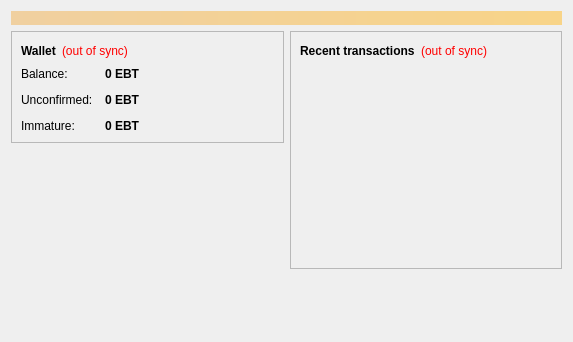
<?xml version="1.0" encoding="UTF-8"?>
<ui version="4.0">
 <class>OverviewPage</class>
 <widget class="QWidget" name="OverviewPage">
  <property name="geometry">
   <rect>
    <x>0</x>
    <y>0</y>
    <width>573</width>
    <height>342</height>
   </rect>
  </property>
  <property name="windowTitle">
   <string>Form</string>
  </property>
  <layout class="QVBoxLayout" name="topLayout">
   <item>
    <widget class="QLabel" name="labelAlerts">
     <property name="visible">
      <bool>false</bool>
     </property>
     <property name="styleSheet">
      <string notr="true">background-color: qlineargradient(x1: 0, y1: 0, x2: 1, y2: 0, stop:0 #F0D0A0, stop:1 #F8D488); color:#000000;</string>
     </property>
     <property name="wordWrap">
      <bool>true</bool>
     </property>
     <property name="margin">
      <number>3</number>
     </property>
    </widget>
   </item>
   <item>
    <layout class="QHBoxLayout" name="horizontalLayout" stretch="1,1">
     <item>
      <layout class="QVBoxLayout" name="verticalLayout_2">
       <item>
        <widget class="QFrame" name="frame">
         <property name="frameShape">
          <enum>QFrame::StyledPanel</enum>
         </property>
         <property name="frameShadow">
          <enum>QFrame::Raised</enum>
         </property>
         <layout class="QVBoxLayout" name="verticalLayout_4">
          <item>
           <layout class="QHBoxLayout" name="horizontalLayout_4">
            <item>
             <widget class="QLabel" name="label_5">
              <property name="font">
               <font>
                <weight>75</weight>
                <bold>true</bold>
               </font>
              </property>
              <property name="text">
               <string>Wallet</string>
              </property>
             </widget>
            </item>
            <item>
             <widget class="QLabel" name="labelWalletStatus">
              <property name="toolTip">
               <string>The displayed information may be out of date. Your wallet automatically synchronizes with the EBITCOINTREE network after a connection is established, but this process has not completed yet.</string>
              </property>
              <property name="styleSheet">
               <string notr="true">QLabel { color: red; }</string>
              </property>
              <property name="text">
               <string notr="true">(out of sync)</string>
              </property>
              <property name="alignment">
               <set>Qt::AlignLeading|Qt::AlignLeft|Qt::AlignVCenter</set>
              </property>
             </widget>
            </item>
            <item>
             <spacer name="horizontalSpacer_2">
              <property name="orientation">
               <enum>Qt::Horizontal</enum>
              </property>
              <property name="sizeHint" stdset="0">
               <size>
                <width>40</width>
                <height>20</height>
               </size>
              </property>
             </spacer>
            </item>
           </layout>
          </item>
          <item>
           <layout class="QFormLayout" name="formLayout_2">
            <property name="fieldGrowthPolicy">
             <enum>QFormLayout::AllNonFixedFieldsGrow</enum>
            </property>
            <property name="horizontalSpacing">
             <number>12</number>
            </property>
            <property name="verticalSpacing">
             <number>12</number>
            </property>
            <item row="0" column="0">
             <widget class="QLabel" name="label">
              <property name="text">
               <string>Balance:</string>
              </property>
             </widget>
            </item>
            <item row="0" column="1">
             <widget class="QLabel" name="labelBalance">
              <property name="font">
               <font>
                <weight>75</weight>
                <bold>true</bold>
               </font>
              </property>
              <property name="cursor">
               <cursorShape>IBeamCursor</cursorShape>
              </property>
              <property name="toolTip">
               <string>Your current balance</string>
              </property>
              <property name="text">
               <string notr="true">0 EBT</string>
              </property>
              <property name="textInteractionFlags">
               <set>Qt::LinksAccessibleByMouse|Qt::TextSelectableByKeyboard|Qt::TextSelectableByMouse</set>
              </property>
             </widget>
            </item>
            <item row="1" column="0">
             <widget class="QLabel" name="label_3">
              <property name="text">
               <string>Unconfirmed:</string>
              </property>
             </widget>
            </item>
            <item row="1" column="1">
             <widget class="QLabel" name="labelUnconfirmed">
              <property name="font">
               <font>
                <weight>75</weight>
                <bold>true</bold>
               </font>
              </property>
              <property name="cursor">
               <cursorShape>IBeamCursor</cursorShape>
              </property>
              <property name="toolTip">
               <string>Total of transactions that have yet to be confirmed, and do not yet count toward the current balance</string>
              </property>
              <property name="text">
               <string notr="true">0 EBT</string>
              </property>
              <property name="textInteractionFlags">
               <set>Qt::LinksAccessibleByMouse|Qt::TextSelectableByKeyboard|Qt::TextSelectableByMouse</set>
              </property>
             </widget>
            </item>
            <item row="2" column="0">
             <widget class="QLabel" name="labelImmatureText">
              <property name="text">
               <string>Immature:</string>
              </property>
             </widget>
            </item>
            <item row="2" column="1">
             <widget class="QLabel" name="labelImmature">
              <property name="font">
               <font>
                <weight>75</weight>
                <bold>true</bold>
               </font>
              </property>
              <property name="toolTip">
               <string>Mined balance that has not yet matured</string>
              </property>
              <property name="text">
               <string notr="true">0 EBT</string>
              </property>
              <property name="textInteractionFlags">
               <set>Qt::LinksAccessibleByMouse|Qt::TextSelectableByKeyboard|Qt::TextSelectableByMouse</set>
              </property>
             </widget>
            </item>
           </layout>
          </item>
         </layout>
        </widget>
       </item>
       <item>
        <spacer name="verticalSpacer">
         <property name="orientation">
          <enum>Qt::Vertical</enum>
         </property>
         <property name="sizeHint" stdset="0">
          <size>
           <width>20</width>
           <height>40</height>
          </size>
         </property>
        </spacer>
       </item>
      </layout>
     </item>
     <item>
      <layout class="QVBoxLayout" name="verticalLayout_3">
       <item>
        <widget class="QFrame" name="frame_2">
         <property name="frameShape">
          <enum>QFrame::StyledPanel</enum>
         </property>
         <property name="frameShadow">
          <enum>QFrame::Raised</enum>
         </property>
         <layout class="QVBoxLayout" name="verticalLayout">
          <item>
           <layout class="QHBoxLayout" name="horizontalLayout_2">
            <item>
             <widget class="QLabel" name="label_4">
              <property name="text">
               <string>&lt;b&gt;Recent transactions&lt;/b&gt;</string>
              </property>
             </widget>
            </item>
            <item>
             <widget class="QLabel" name="labelTransactionsStatus">
              <property name="toolTip">
               <string>The displayed information may be out of date. Your wallet automatically synchronizes with the EBITCOINTREE network after a connection is established, but this process has not completed yet.</string>
              </property>
              <property name="styleSheet">
               <string notr="true">QLabel { color: red; }</string>
              </property>
              <property name="text">
               <string notr="true">(out of sync)</string>
              </property>
              <property name="alignment">
               <set>Qt::AlignRight|Qt::AlignTrailing|Qt::AlignVCenter</set>
              </property>
             </widget>
            </item>
            <item>
             <spacer name="horizontalSpacer">
              <property name="orientation">
               <enum>Qt::Horizontal</enum>
              </property>
              <property name="sizeHint" stdset="0">
               <size>
                <width>40</width>
                <height>20</height>
               </size>
              </property>
             </spacer>
            </item>
           </layout>
          </item>
          <item>
           <widget class="QListView" name="listTransactions">
            <property name="styleSheet">
             <string notr="true">QListView { background: transparent; }</string>
            </property>
            <property name="frameShape">
             <enum>QFrame::NoFrame</enum>
            </property>
            <property name="verticalScrollBarPolicy">
             <enum>Qt::ScrollBarAlwaysOff</enum>
            </property>
            <property name="horizontalScrollBarPolicy">
             <enum>Qt::ScrollBarAlwaysOff</enum>
            </property>
            <property name="selectionMode">
             <enum>QAbstractItemView::NoSelection</enum>
            </property>
           </widget>
          </item>
         </layout>
        </widget>
       </item>
       <item>
        <spacer name="verticalSpacer_2">
         <property name="orientation">
          <enum>Qt::Vertical</enum>
         </property>
         <property name="sizeHint" stdset="0">
          <size>
           <width>20</width>
           <height>40</height>
          </size>
         </property>
        </spacer>
       </item>
      </layout>
     </item>
    </layout>
   </item>
  </layout>
 </widget>
 <resources/>
 <connections/>
</ui>
